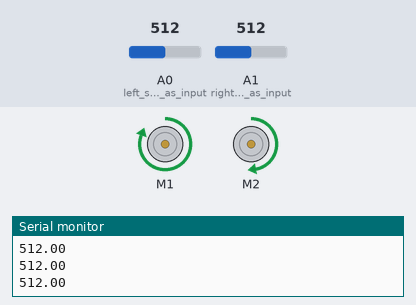
The sketch below on a simulated Arduino Uno, built with avr-gcc and run on an emulated ATmega328P. Parts: 2 × DC motor (green arrow = forward, orange = backward, longer = faster), the last lines printed to the serial monitor. The inputs (shaded band) are chosen by the test bench; at power-on: A1 (right_sensor_as_input) = 512, A0 (left_sensor_as_input) = 512.

Above: at 1.3 s.
1.4 s: A1 (right_sensor_as_input) set to 4
2.9 s: A1 (right_sensor_as_input) set to 1
At 3.4 s:
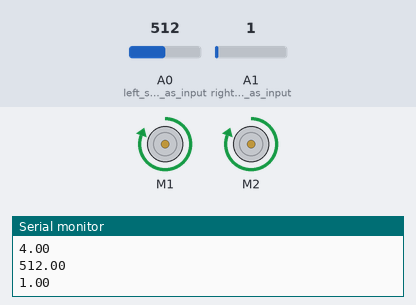
4.5 s: A0 (left_sensor_as_input) set to 4
6.0 s: A0 (left_sensor_as_input) set to 1
At 7.1 s:
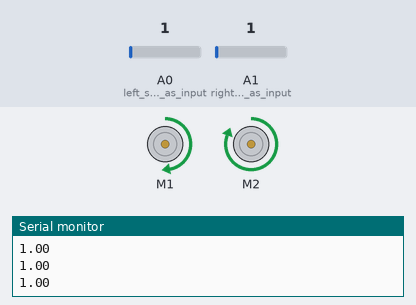
7.5 s: A0 (left_sensor_as_input) set to 122
At 8.4 s:
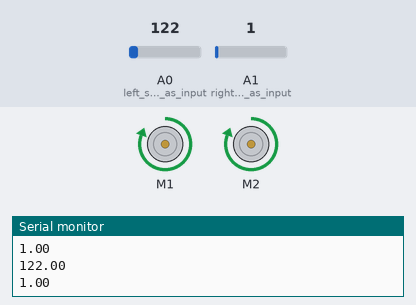
9.0 s: A0 (left_sensor_as_input) set to 0
At 9.6 s:
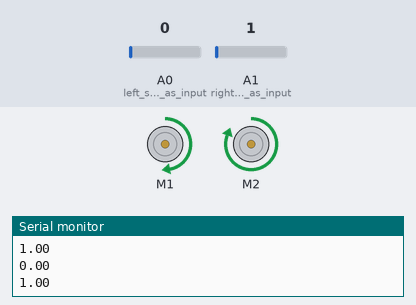
Timing chart, 0 to 11.5 s (numbered marks = the images above; inputs shaded):
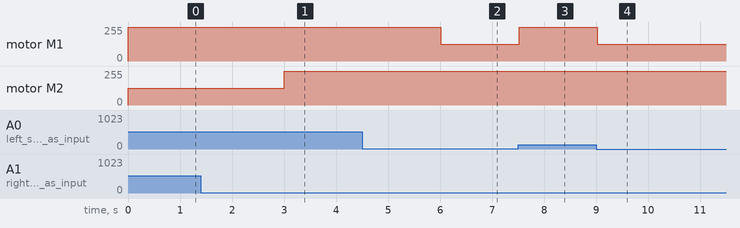

The sketch:

Line_Follower_Test_2.ino
```cpp
/*------ Arduino Line Follower Code----- */
/*-------definning Inputs------*/
#include <Wire.h>
#include <Adafruit_MotorShield.h>
Adafruit_MotorShield AFMS = Adafruit_MotorShield();
Adafruit_DCMotor *myMotor = AFMS.getMotor(1);
Adafruit_DCMotor *myOtherMotor = AFMS.getMotor(2);
//change motor voltage
/*-------definning Outputs------*/
#define LM1 3       // left motor //(only 2 motors)
#define RM1 4       // right motor
double val_1;
double val_2;

void setup()
{
  Serial.begin(9600);
  pinMode(A0, INPUT); //left sensor as input
  pinMode(A1, INPUT); //right sensor as input
  AFMS.begin();
}

void loop()
{
  uint8_t i=255;
  val_1 = analogRead(A0); //left sensor analogue value
  val_2 = analogRead(A1); //right sensor analogue value
  Serial.println(val_1);
  Serial.println(val_2);
  myMotor->run(FORWARD);
  myOtherMotor->run(FORWARD);
  if(val_1>=4.00 && val_2<=2.00)     // Move Forward
  {
    myMotor->setSpeed(i);
    myOtherMotor->setSpeed(i);
    delay(500);
  }

  if((val_1>=4.00 && val_2>=4.00) or (val_1<=2.00 && val_2>=4.00))     // AGV going left, needs to turn right.
  {
    myMotor->setSpeed(i);
    myOtherMotor->setSpeed(i/2);
    delay(500);
  }

  if(val_1<=2.00 && val_2<=2.00)     // AGV going right, needs to turn left.
  {
    myMotor->setSpeed(i/2);
    myOtherMotor->setSpeed(i);
    delay(500);
  }
}
```

Measured:
- the behaviour switches between 3 and 2 on A1 (right_sensor_as_input) (found by bisection; images 0 and 1)
- the behaviour switches between 3 and 2 on A0 (left_sensor_as_input) (found by bisection; images 1 and 2)
- after the input at 2.9 s, motor M2: forward 127/255 → forward 255/255 after 0.11 s
- after the input at 6.0 s, motor M1: forward 255/255 → forward 127/255 at once
- after the input at 7.5 s, motor M1: forward 127/255 → forward 255/255 at once
- after the input at 9.0 s, motor M1: forward 255/255 → forward 127/255 at once
